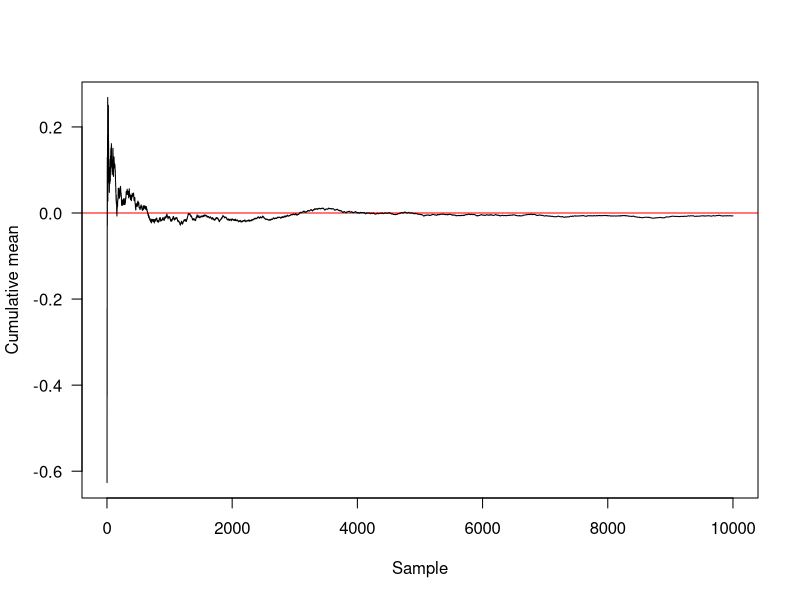
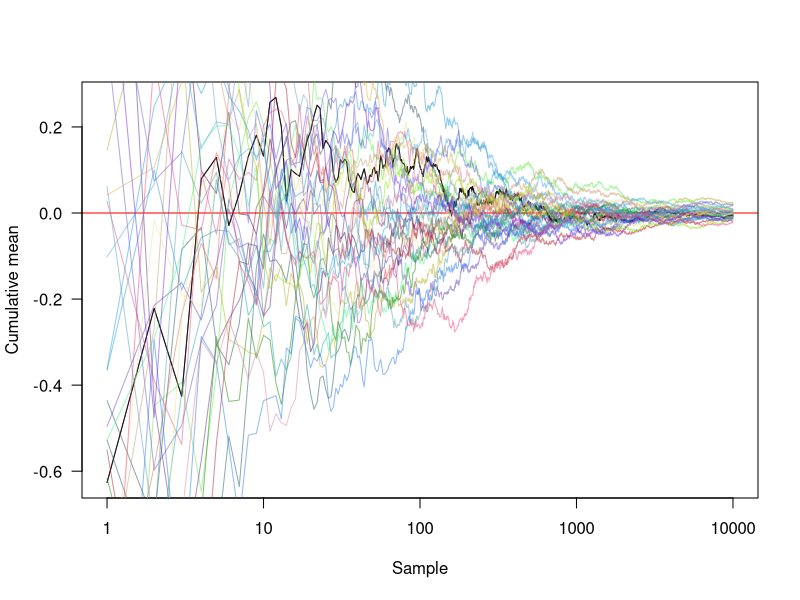
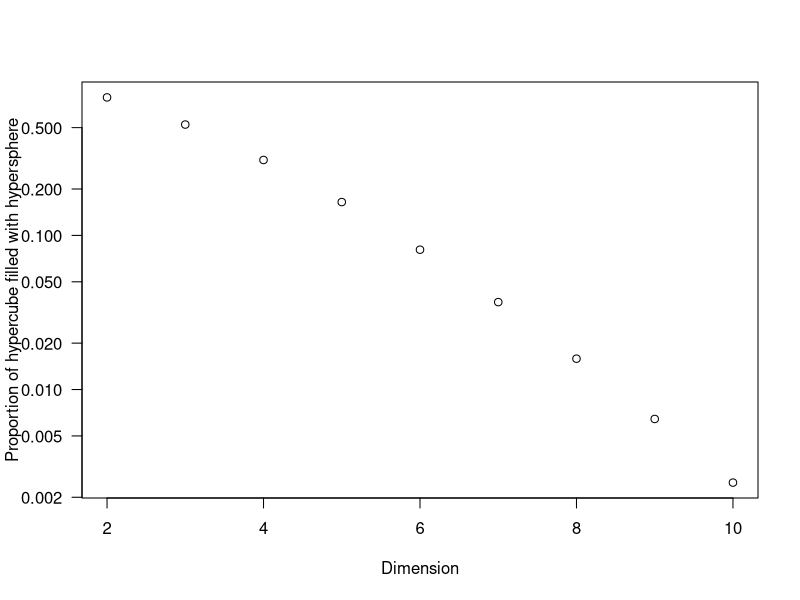
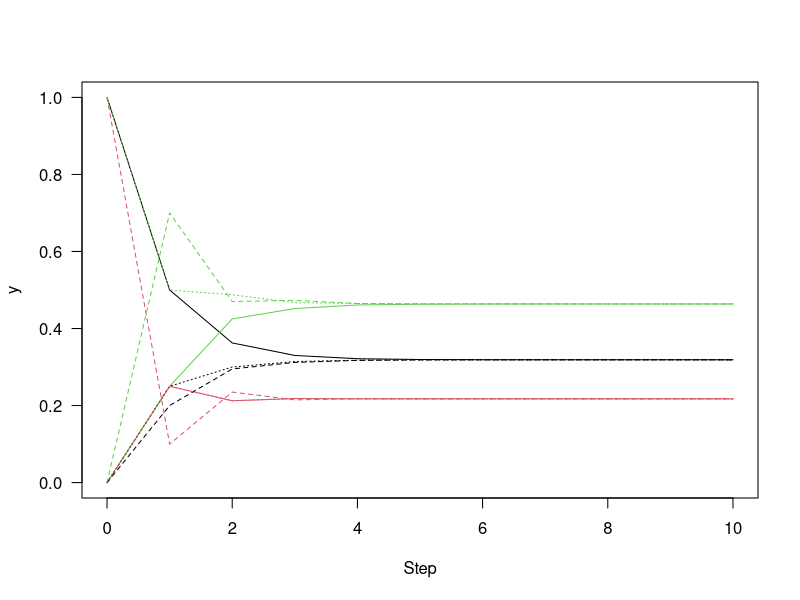
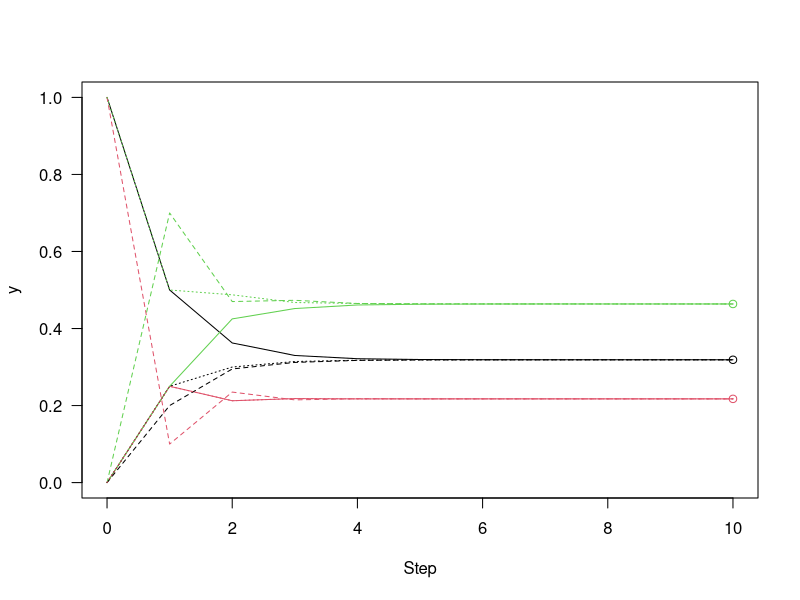
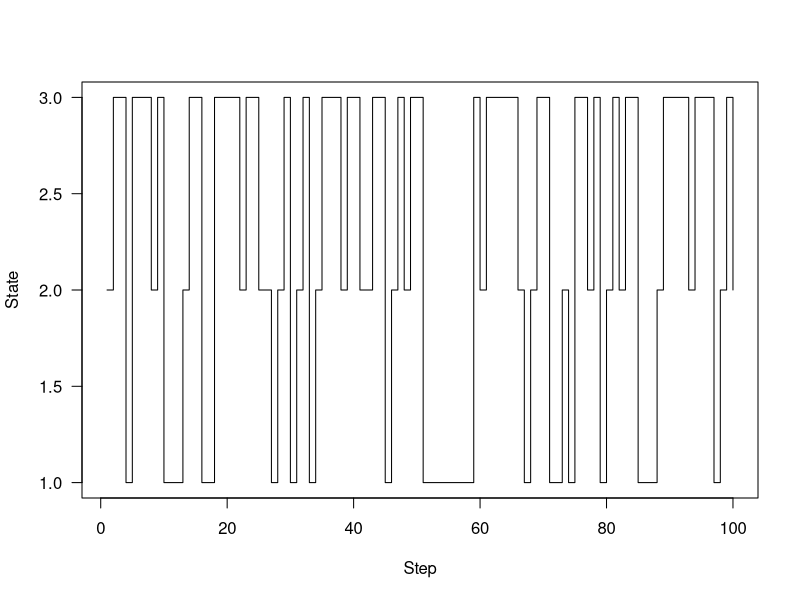
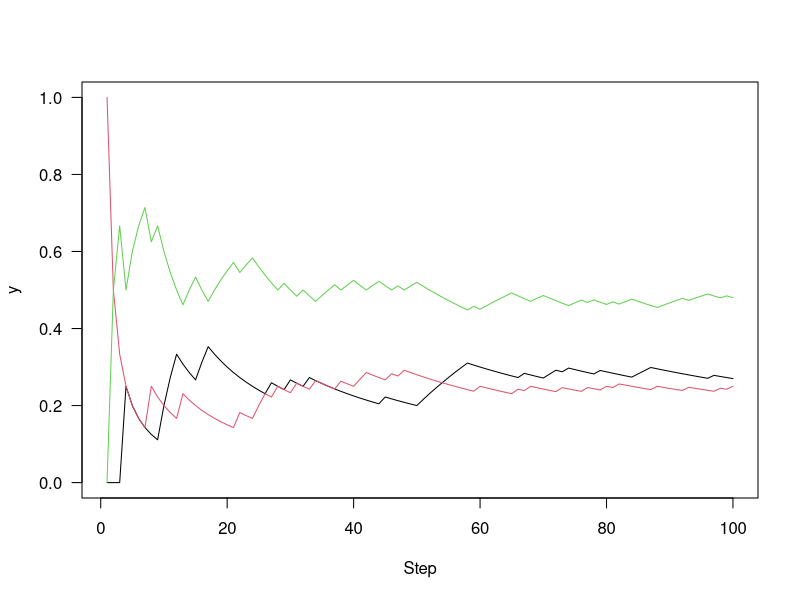
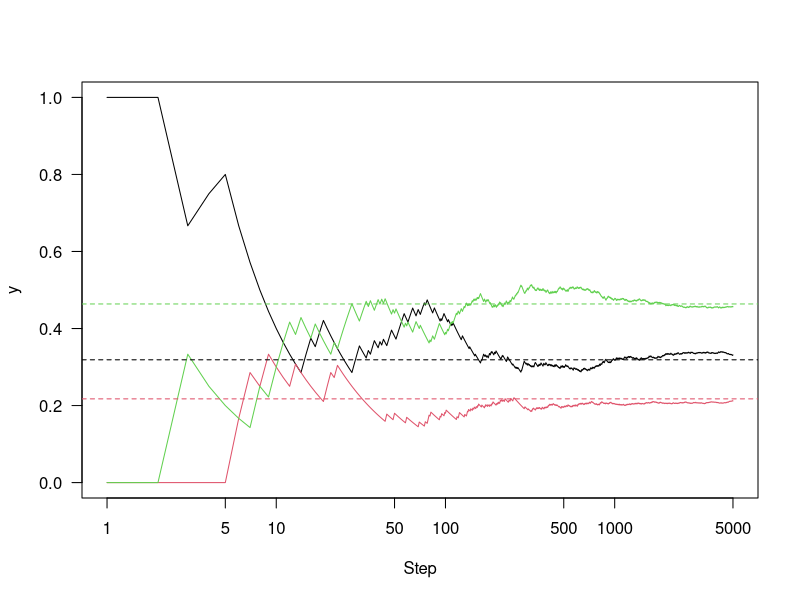

Generate these figures, in order, with R:
## ---- chunk 1
knitr::opts_chunk$set(echo = TRUE)
## ---- chunk 2
m <- 0
s <- 1
set.seed(1)
samples <- rnorm(10000, m, s)
mean(samples)
summary(replicate(1000, mean(rnorm(10000, m, s))))
## ---- chunk 3
cummean <- function(x)
    cumsum(x) / seq_along(x)
plot(cummean(samples), type="l", xlab="Sample", ylab="Cumulative mean",
     panel.first=abline(h=0, col="red"), las=1)
## ---- chunk 4
set.seed(1)
plot(cummean(samples), type="l", xlab="Sample", ylab="Cumulative mean",
     panel.first=abline(h=0, col="red"), las=1, log="x")
for (i in seq_len(30))
    lines(cummean(rnorm(10000, m, s)),
          col=rgb(runif(1), runif(1), runif(1), .5))
## ---- chunk 5
p <- 0.025
a.true <- qnorm(p, m, s)
a.true
f <- function(x) dnorm(x, m, s)
g <- function(a)
    integrate(f, -Inf, a)$value
a.int <- uniroot(function(x) g(x) - p, c(-10, 0))$root
a.int

a.mc <- unname(quantile(samples, p))
a.mc

a.true - a.mc

a.mc <- replicate(100, quantile(rnorm(10000, m, s), p))
summary(a.true - a.mc)
## ---- chunk 6
d <- 2:10
plot(d, pi^(d/2) / (d * 2^(d-1) * gamma(d/2)), log="y", las=1,
     xlab="Dimension",
     ylab="Proportion of hypercube filled with hypersphere")
test <- function(d, x=5)
  exp(-sum(runif(d, -x, x)^2)) > 1/1000
f <- function(d, n)
  mean(replicate(n, test(d)))

d <- 1:10
data.frame(dimension=d, p.interesting=sapply(d, f, 10000))
## ---- chunk 7
P <- rbind(c(.5,  .25, .25),
           c(.2,  .1,  .7),
           c(.25, .25, .5))
P
rowSums(P)
colSums(P)
## ---- chunk 8
iterate.P <- function(x, P, n) {
    res <- matrix(NA, n+1, length(x))
    res[1,] <- x
    for (i in seq_len(n))
        res[i+1,] <- x <- x %*% P
    res
}
n <- 10
y1 <- iterate.P(c(1, 0, 0), P, n)
y2 <- iterate.P(c(0, 1, 0), P, n)
y3 <- iterate.P(c(0, 0, 1), P, n)
matplot(0:n, y1, type="l", lty=1, xlab="Step", ylab="y", las=1)
matlines(0:n, y2, lty=2)
matlines(0:n, y3, lty=3)
## ---- chunk 9
v <- eigen(t(P), FALSE)$vectors[,1]
v <- v/sum(v) # normalise eigenvector
drop(v %*% P) - v
## ---- chunk 10
matplot(0:n, y1, type="l", lty=1, xlab="Step", ylab="y", las=1)
matlines(0:n, y2, lty=2)
matlines(0:n, y3, lty=3)
points(rep(10, 3), v, col=1:3)
drop(v %*% P) - v
## ---- chunk 11
run <- function(i, P, n) {
    res <- integer(n)
    for (t in seq_len(n))
        res[[t]] <- i <- sample(nrow(P), 1, pr=P[i,])
    res
}
samples <- run(1, P, 100)
plot(samples, type="s", xlab="Step", ylab="State", las=1)
## ---- chunk 12
plot(cummean(samples == 1), type="l", ylim=c(0, 1),
     xlab="Step", ylab="y", las=1)
lines(cummean(samples == 2), col=2)
lines(cummean(samples == 3), col=3)
## ---- chunk 13
n <- 5000
set.seed(1)
samples <- run(1, P, n)
plot(cummean(samples == 1), type="l", ylim=c(0, 1), log="x",
     xlab="Step", ylab="y", las=1)
lines(cummean(samples == 2), col=2)
lines(cummean(samples == 3), col=3)
abline(h=v, lty=2, col=1:3)
## ---- chunk 14
p <- 0.4
mu <- c(-1, 2)
sd <- c(.5, 2)
f <- function(x)
    p     * dnorm(x, mu[1], sd[1]) +
    (1-p) * dnorm(x, mu[2], sd[2])
curve(f(x), col="blue", -4, 8, n=301, las=1)
## ---- chunk 15
q <- function(x) rnorm(1, x, 4)
step <- function(x, f, q) {
    ## Pick new point
    xp <- q(x)
    ## Acceptance probability:
    alpha <- min(1, f(xp) / f(x))
    ## Accept new point with probability alpha:
    if (runif(1) < alpha)
        x <- xp
    ## Returning the point:
    x
}
run <- function(x, f, q, nsteps) {
    res <- matrix(NA, nsteps, length(x))
    for (i in seq_len(nsteps))
        res[i,] <- x <- step(x, f, q)
    drop(res)
}
res <- run(-10, f, q, 1000)
layout(matrix(c(1, 2), 1, 2), widths=c(4, 1))
par(mar=c(4.1, .5, .5, .5), oma=c(0, 4.1, 0, 0))
plot(res, type="s", xpd=NA, ylab="Parameter", xlab="Sample", las=1)
usr <- par("usr")
xx <- seq(usr[3], usr[4], length=301)
plot(f(xx), xx, type="l", yaxs="i", axes=FALSE, xlab="")
## ---- chunk 16
hist(res, 200, freq=FALSE, main="", ylim=c(0, .4), las=1,
     xlab="x", ylab="Probability density")
z <- integrate(f, -Inf, Inf)$value
curve(f(x) / z, add=TRUE, col="red", n=200)
## ---- chunk 17
set.seed(1)
res.long <- run(-10, f, q, 50000)
hist(res.long, 100, freq=FALSE, main="", ylim=c(0, .4), las=1,
     xlab="x", ylab="Probability density", col="grey")
z <- integrate(f, -Inf, Inf)$value
curve(f(x) / z, add=TRUE, col="red", n=200)

## ---- chunk 18
res.fast <- run(-10, f, function(x) rnorm(1, x,  33), 1000)
res.slow <- run(-10, f, function(x) rnorm(1, x,  .3), 1000)
layout(matrix(c(1, 2), 1, 2), widths=c(4, 1))
par(mar=c(4.1, .5, .5, .5), oma=c(0, 4.1, 0, 0))
plot(res, type="s", xpd=NA, ylab="Parameter", xlab="Sample", las=1,
     col="grey")
lines(res.fast, col="red")
lines(res.slow, col="blue")
plot(f(xx), xx, type="l", yaxs="i", axes=FALSE)
par(mfrow=c(1, 3), mar=c(4, 2, 3.5, .5))
acf(res.slow, las=1, main="Small steps")
acf(res, las=1, main="Intermediate")
acf(res.fast, las=1, main="Large steps")
## ---- chunk 19
n <- 10^(2:5)
samples <- lapply(n, function(n) run(-10, f, q, n))
xlim <- range(sapply(samples, range))
br <- seq(xlim[1], xlim[2], length=100)

hh <- lapply(samples, function(x) hist(x, br, plot=FALSE))
ylim <- c(0, max(f(xx)))
par(mfrow=c(2,2), mar=rep(.5, 4), oma=c(4, 4, 0, 0))
for (h in hh) {
    plot(h, main="", freq=FALSE, yaxt="n",
         ylim=range(h$density, ylim))
    curve(f(x), add=TRUE, col="red", n=300)
}

## ---- chunk 20
make.mvn <- function(mean, vcv) {
  logdet <- as.numeric(determinant(vcv, TRUE)$modulus)
  tmp <- length(mean) * log(2 * pi) + logdet
  vcv.i <- solve(vcv)

  function(x) {
    dx <- x - mean
    exp(-(tmp + rowSums((dx %*% vcv.i) * dx))/2)
  }
}
mu1 <- c(-1, 1)
mu2 <- c(2, -2)
vcv1 <- matrix(c(1, .25, .25, 1.5), 2, 2)
vcv2 <- matrix(c(2, -.5, -.5, 2), 2, 2)
f1 <- make.mvn(mu1, vcv1)
f2 <- make.mvn(mu2, vcv2)
f <- function(x)
    f1(x) + f2(x)

x <- seq(-5, 6, length=71)
y <- seq(-7, 6, length=61)
xy <- expand.grid(x=x, y=y)
z <- matrix(apply(as.matrix(xy), 1, f), length(x), length(y))

image(x, y, z, las=1)
contour(x, y, z, add=TRUE)

## ---- chunk 21
q <- function(x, d=8)
    x + runif(length(x), -d/2, d/2)

x0 <- c(-4, -4)
set.seed(1)
samples <- run(x0, f, q, 1000)

image(x, y, z, xlim=range(x, samples[,1]), ylim=range(x, samples[,2]))
contour(x, y, z, add=TRUE)
lines(samples[,1], samples[,2], col="#00000088")
## ---- chunk 22
set.seed(1)
samples <- run(x0, f, q, 100000)
smoothScatter(samples)
contour(x, y, z, add=TRUE)
## ---- chunk 23
hist(samples[,1], freq=FALSE, main="", xlab="x",
     ylab="Probability density")
## ---- chunk 24
m <- function(x1) {
    g <- Vectorize(function(x2) f(c(x1, x2)))
    integrate(g, -Inf, Inf)$value
}

xx <- seq(min(samples[,1]), max(samples[,1]), length=201)
yy <- sapply(xx, m)
z <- integrate(splinefun(xx, yy), min(xx), max(xx))$value

hist(samples[,1], freq=FALSE, main="", las=1, xlab="x",
     ylab="Probability density", ylim=c(0, 0.25))
lines(xx, yy/z, col="red")
